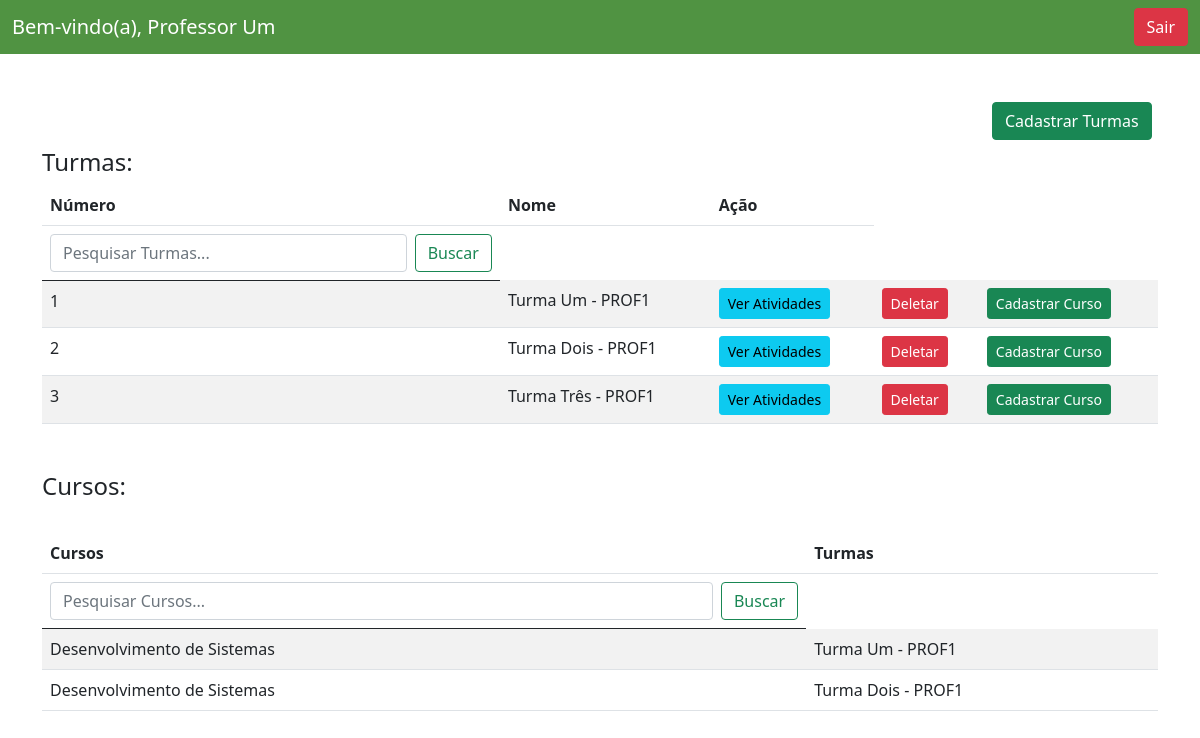
The app's page /listar_turmas.php (signed in) with its own data.
### tables this page shows
CREATE TABLE `turmas` (
  `codigo` int(11) NOT NULL,
  `nome` varchar(100) NOT NULL,
  `professor_codigo` int(11) NOT NULL,
  `curso_codigo` int(11) NOT NULL
);

CREATE TABLE `curso` (
  `codigoCurso` int(11) NOT NULL,
  `nomeCurso` varchar(255) NOT NULL,
  `turma_codigo` int(11) NOT NULL
);

### listar_turmas.php (the view, shortened to what this page needs)
<?php
include 'config.php';
$id = $_SESSION['id'];
$sql = "SELECT * FROM Turmas WHERE professor_codigo='$id'";
$result = $conn->query($sql);
?>
<!DOCTYPE html>
<html>
<head>
    <link href="css/bootstrap.css" rel="stylesheet">
</head>
<body>
    <?php include ('navbar.php'); ?>
    <div class="container mt-5 mb-5">
        <div class="row justify-content-end">
            <div class="col-2">
                <a href="cadastrar_turma.php" class="btn btn-success mb-2">Cadastrar Turmas</a>
            </div>
        </div>
        <h4>Turmas: </h4>
        <table class="table table-striped">
            <thead>
                <tr>
                    <th>Número</th>
                    <th>Nome</th>
                    <th>Ação</th>
                </tr>
                <tr>
                    <th scope="col">
                        <form class="d-flex" role="search" action="pesquisa_turma.php" method="post">
                            <input class="form-control me-2" name="search" type="search"
                                placeholder="Pesquisar Turmas..." aria-label="Search">
                            <button class="btn btn-outline-success" type="submit">Buscar</button>
                        </form>
                    </th>
                </tr>
            </thead>
            <tbody>
                <?php if ($result->num_rows > 0): ?>
                    <?php while ($row = $result->fetch_assoc()): ?>
                        <tr>
                            <td><?php echo $row['codigo'] ?></td>
                            <td><?php echo $row['nome'] ?></td>
                            <td><a href='listar_atividades.php?turma_id=<?php echo $row['codigo'] ?>'
                                    class='btn btn-info btn-sm'>Ver Atividades</a></td>
                            <td>
                                <button type="button" class="btn btn-danger btn-sm" data-bs-toggle="modal"
                                    data-bs-target="#exampleModal" onclick="getID(<?php echo $row['codigo'] ?>)">
                                    Deletar
                                </button>
                            </td>
                            <td><a href='cadastrar_curso.php?turma_id=<?php echo $row['codigo'] ?>'
                                    class='btn btn-success btn-sm'>Cadastrar Curso</a></td>
                        </tr>
                    <?php endwhile ?>
                <?php else: ?>
                    <?php echo "<tr><td colspan='3'>Nenhuma turma cadastrada</td></tr>"; ?>
                <?php endif; ?>
            </tbody>
            <?php include ('cursos.php'); ?>
        </table>
    </div>
</body>
</html>

### cursos.php (shortened to what this page needs)
<?php
include 'config.php';
$sql = "SELECT curso.nomeCurso, turmas.nome
FROM curso
INNER JOIN turmas ON curso.turma_codigo = turmas.codigo";
$result = $conn->query($sql);
?>
            <table class="table table-striped">
                <h4 class="mt-5">Cursos:</h4>
                <thead>
                    <tr>
                        <br>
                        <th scope="col">Cursos</th>
                        <th scope="col">Turmas</th>
                    </tr>
                    <tr>
                        <th scope="col">
                            <form class="d-flex" role="search" action="pesquisa_curso.php" method="post">
                                <input class="form-control me-2" name="search" type="search" placeholder="Pesquisar Cursos..." aria-label="Search">
                                <button class="btn btn-outline-success" type="submit">Buscar</button>
                            </form>
                        </th>
                    </tr>
                </thead>
                <tbody>
                    <?php if ($result->num_rows > 0): ?>
                        <?php while ($row = $result->fetch_assoc()): ?>
                            <tr>
                                <td> <?php echo $row['nomeCurso'] ?></td>
                                <td><?php echo $row['nome'] ?></td>
                            </tr>
                        <?php endwhile; ?>
                    <?php endif; ?>
                </tbody>
            </table>

### records on screen
turmas: codigo "1", nome "Turma Um - PROF1"
turmas: codigo "2", nome "Turma Dois - PROF1"
turmas: codigo "3", nome "Turma Três - PROF1"
curso: nomeCurso "Desenvolvimento de Sistemas", turma_codigo.nome "Turma Um - PROF1"
curso: nomeCurso "Desenvolvimento de Sistemas", turma_codigo.nome "Turma Dois - PROF1"

### other values on screen
$nome "Professor Um"
